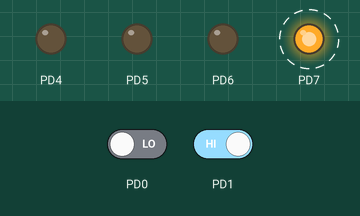
Recording of a program running on a simulated ATmega128, built with avr-gcc and emulated at 8 MHz. On the bench: output pins drawn as LEDs (lit = HIGH). Dashed ring = blinking. The inputs (shaded band) are chosen by the test bench; at power-on: PD0 LOW, PD1 HIGH.

Above: at 1.2 s.
1.3 s: PD0 driven HIGH
At 2.4 s:
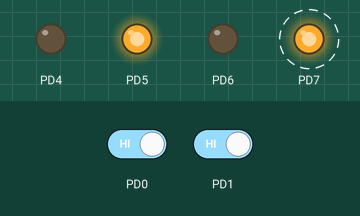
4.3 s: PD1 driven LOW
At 4.9 s:
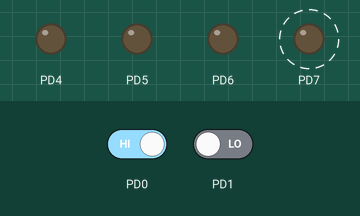
Timing chart, 0 to 13.3 s (numbered marks = the images above; inputs shaded):
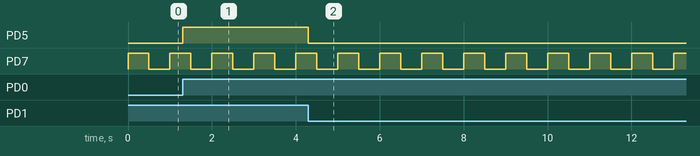

The program:

main.c
```c
/*
 * AssignmentB1.c
 *
 * Author : Diederich Kroeske
 */

#include <avr/io.h>
#define F_CPU 8000000
#include <util/delay.h>
#include <avr/interrupt.h>

void wait( int ms )
{
	for (int i=0; i<ms; i++)
	{
		_delay_ms( 1 );		// library function (max 30 ms at 8MHz)
	}
}

ISR( INT0_vect )
{
    PORTD |= (1<<5);
}

ISR( INT1_vect )
{
    PORTD &= ~(1<<5);
}

int main( void )
{
	// Init I/O
	DDRD = 0xF0;			// PORTD(7:4) output, PORTD(3:0) input

	// Init Interrupt hardware
	EICRA |= 0x0B;			// INT1 falling edge, INT0 rising edge
	EIMSK |= 0x03;			// Enable INT1 & INT0

	// Enable global interrupt system
	//SREG = 0x80;			// Of direct via SREG of via wrapper
	sei();

	while (1)
	{
		PORTD ^= (1<<7);	// Toggle PORTD.7
		wait( 500 );
	}

	return 1;
}
```

Measured:
- after the input at 1.3 s, PD5: LOW → HIGH at once
- after the input at 4.3 s, PD5: HIGH → LOW at once
- by itself, PD7: alternates HIGH for 0.50 s and LOW for 0.50 s
